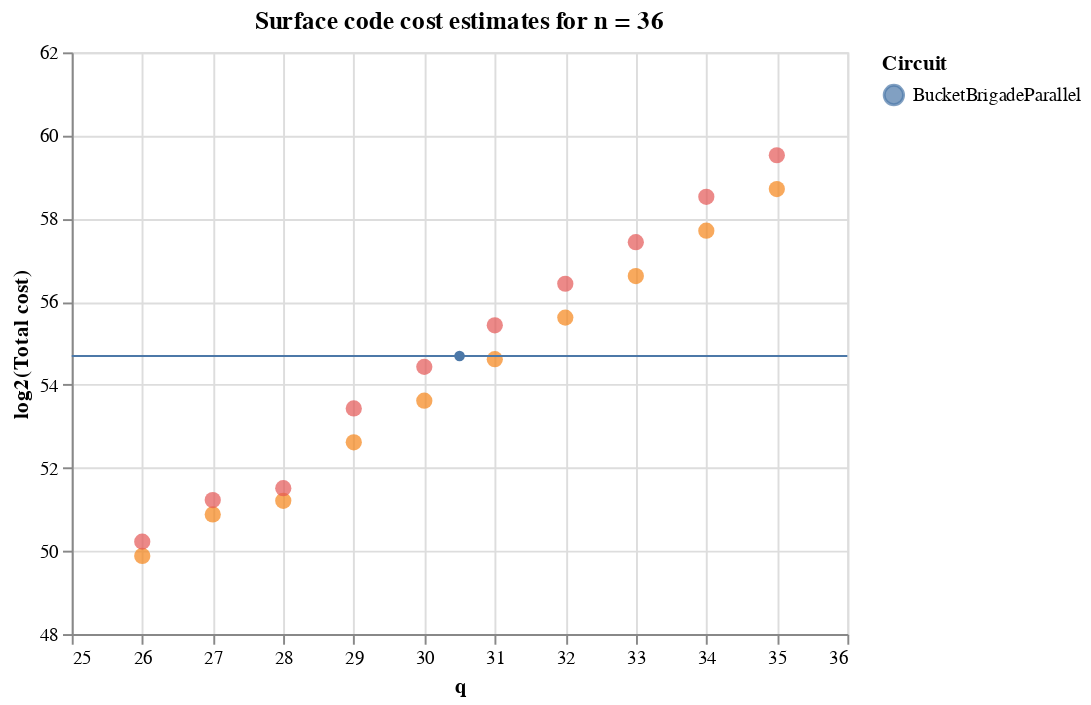

Notebook source saved alongside this figure:
### Code cell
# Space vs. time tradeoff
ldw = df[np.logical_or(df['name'] == 'LargeWidthSmallDepth', df['name'] == 'SmallWidthLargeDepth')]
ldw = ldw[ldw['n'] == 36]

bb = df[df['name'] == 'BucketBrigadeParallel']
bb = bb[bb['n'] == 36]

title = "Surface code cost estimates for n = 36"

points = Chart(ldw, title=title).mark_circle(size=70).encode(
                              x=X('q',
                                  scale=Scale(domain=[25,36]),
                                  axis=Axis(title="q")),
                              y=Y('total_cost',
                                  scale=Scale(domain=[48,62]),
                                  axis=Axis(title="log2(Total cost)")),
                              color=Color('name', legend=Legend(title="Circuit")))

rules = Chart(bb).mark_rule().encode(y='total_cost', 
                              shape='name', color=Color('name', legend=Legend(title="Circuit")))

points + rules

### Figure 1 — Vega-Lite specification as saved in the notebook (floating-point values rounded to 4 significant figures)
{"$schema": "https://vega.github.io/schema/vega-lite/v2.6.0.json", "config": {"view": {"height": 300, "width": 400}}, "datasets": {"data-40c5d55603e417f3070f58ad2ee4eaaf": [{"b1": 0, "b2": 0, "clifford_distance": 12, "clifford_phys_q": 247390116249600, "clifford_time": 6.3e-06, "clifford_total_avg_cycles": 31.5, "cliffords": 5909874999141, "cnot_count": 5360119185261, "depth": 2631, "distill_cycles_per_state": 150, "distill_distances": "[10, 5]", "distill_factories": 8908080318, "distill_logical_q": 2137939276320, "distill_logical_q_per_factory": 240, "distill_phys_q": 168897202829280, "distill_reqd": true, "distill_sim_states": 3, "distill_time": 0.00216, "distill_total_cycles": 10800, "eps": 1, "h_count": 549755813880, "k": 0, "mode": "defect", "n": 36, "n_qubits": 549755813888, "name": "BucketBrigadeParallel", "p_g": 1e-05, "p_in": 0.0001, "q": 0, "safety_factor": 0, "t_count": 1924145348580, "t_depth": 72, "t_sc": 2e-07, "total_cost": 54.69, "total_phys_q": 416287319078880, "total_time": 0.00216}], "data-47b2b78c1c12c30a2e5a6d547de08608": [{"b1": 0, "b2": 0, "clifford_distance": 10, "clifford_phys_q": 1512365359417, "clifford_time": 1.723e-05, "clifford_total_avg_cycles": 86.17, "cliffords": 134083510199, "cnot_count": 115561463735, "depth": 2001, "distill_cycles_per_state": 130, "distill_distances": "[9, 4]", "distill_factories": 101650192, "distill_logical_q": 24396046080, "distill_logical_q_per_factory": 240, "distill_phys_q": 1219802304000, "distill_reqd": true, "distill_sim_states": 2, "distill_time": 0.007072, "distill_total_cycles": 35360, "eps": 1, "h_count": 18522046464, "k": 0, "mode": "defect", "n": 36, "n_qubits": 4831838209, "name": "LargeWidthSmallDepth", "p_g": 1e-05, "p_in": 0.0001, "q": 26, "safety_factor": 0, "t_count": 55297703936, "t_depth": 272, "t_sc": 2e-07, "total_cost": 49.88, "total_phys_q": 2732167663417, "total_time": 0.007072}, {"b1": 0, "b2": 0, "clifford_distance": 10, "clifford_phys_q": 22849, "clifford_time": 1113.0, "clifford_total_avg_cycles": 5567000000.0, "cliffords": 129117454337, "cnot_count": 110595407873, "depth": 127238406145, "distill_cycles_per_state": 130, "distill_distances": "[9, 4]", "distill_factories": 2, "distill_logical_q": 480, "distill_logical_q_per_factory": 240, "distill_phys_q": 24000, "distill_reqd": true, "distill_sim_states": 2, "distill_time": 359400.0, "distill_total_cycles": 2372969431040, "eps": 1, "h_count": 18522046464, "k": 0, "mode": "defect", "n": 36, "n_qubits": 73, "name": "SmallWidthLargeDepth", "p_g": 1e-05, "p_in": 0.0001, "q": 26, "safety_factor": 0, "t_count": 55297703936, "t_depth": 18253611008, "t_sc": 2e-07, "total_cost": 50.22, "total_phys_q": 46849, "total_time": 359400.0}, {"b1": 0, "b2": 0, "clifford_distance": 10, "clifford_phys_q": 3024730718521, "clifford_time": 1.723e-05, "clifford_total_avg_cycles": 86.17, "cliffords": 268167020471, "cnot_count": 231122927543, "depth": 2005, "distill_cycles_per_state": 130, "distill_distances": "[9, 4]", "distill_factories": 203300383, "distill_logical_q": 48792091920, "distill_logical_q_per_factory": 240, "distill_phys_q": 2439604596000, "distill_reqd": true, "distill_sim_states": 2, "distill_time": 0.007072, "distill_total_cycles": 35360, "eps": 1, "h_count": 37044092928, "k": 0, "mode": "defect", "n": 36, "n_qubits": 9663676417, "name": "LargeWidthSmallDepth", "p_g": 1e-05, "p_in": 0.0001, "q": 27, "safety_factor": 0, "t_count": 110595407872, "t_depth": 272, "t_sc": 2e-07, "total_cost": 50.88, "total_phys_q": 5464335314521, "total_time": 0.007072}, {"b1": 0, "b2": 0, "clifford_distance": 10, "clifford_phys_q": 22849, "clifford_time": 2227.0, "clifford_total_avg_cycles": 11130000000.0, "cliffords": 258234908673, "cnot_count": 221190815745, "depth": 254476812289, "distill_cycles_per_state": 130, "distill_distances": "[9, 4]", "distill_factories": 2, "distill_logical_q": 480, "distill_logical_q_per_factory": 240, "distill_phys_q": 24000, "distill_reqd": true, "distill_sim_states": 2, "distill_time": 718900.0, "distill_total_cycles": 4745938862080, "eps": 1, "h_count": 37044092928, "k": 0, "mode": "defect", "n": 36, "n_qubits": 73, "name": "SmallWidthLargeDepth", "p_g": 1e-05, "p_in": 0.0001, "q": 27, "safety_factor": 0, "t_count": 110595407872, "t_depth": 36507222016, "t_sc": 2e-07, "total_cost": 51.22, "total_phys_q": 46849, "total_time": 718900.0}, {"b1": 0, "b2": 0, "clifford_distance": 11, "clifford_phys_q": 7325066723707, "clifford_time": 1.8e-05, "clifford_total_avg_cycles": 90.0, "cliffords": 536334041015, "cnot_count": 462245855159, "depth": 2009, "distill_cycles_per_state": 140, "distill_distances": "[9, 5]", "distill_factories": 203300383, "distill_logical_q": 48792091920, "distill_logical_q_per_factory": 240, "distill_phys_q": 3854575261680, "distill_reqd": true, "distill_sim_states": 4, "distill_time": 0.007616, "distill_total_cycles": 38080, "eps": 1, "h_count": 74088185856, "k": 0, "mode": "defect", "n": 36, "n_qubits": 19327352833, "name": "LargeWidthSmallDepth", "p_g": 1e-05, "p_in": 0.0001, "q": 28, "safety_factor": 0, "t_count": 221190815744, "t_depth": 272, "t_sc": 2e-07, "total_cost": 51.21, "total_phys_q": 11179641985387, "total_time": 0.007616}, {"b1": 0, "b2": 0, "clifford_distance": 11, "clifford_phys_q": 27667, "clifford_time": 4657.0, "clifford_total_avg_cycles": 23280000000.0, "cliffords": 516469817345, "cnot_count": 442381631489, "depth": 508953624577, "distill_cycles_per_state": 140, "distill_distances": "[9, 5]", "distill_factories": 1, "distill_logical_q": 240, "distill_logical_q_per_factory": 240, "distill_phys_q": 18960, "distill_reqd": true, "distill_sim_states": 4, "distill_time": 1548000.0, "distill_total_cycles": 10222022164480, "eps": 1, "h_count": 74088185856, "k": 0, "mode": "defect", "n": 36, "n_qubits": 73, "name": "SmallWidthLargeDepth", "p_g": 1e-05, "p_in": 0.0001, "q": 28, "safety_factor": 0, "t_count": 221190815744, "t_depth": 73014444032, "t_sc": 2e-07, "total_cost": 51.51, "total_phys_q": 46627, "total_time": 1548000.0}, {"b1": 0, "b2": 0, "clifford_distance": 11, "clifford_phys_q": 14650133447035, "clifford_time": 1.8e-05, "clifford_total_avg_cycles": 90.0, "cliffords": 1072668082103, "cnot_count": 924491710391, "depth": 2013, "distill_cycles_per_state": 150, "distill_distances": "[10, 5]", "distill_factories": 542134353, "distill_logical_q": 130112244720, "distill_logical_q_per_factory": 240, "distill_phys_q": 10278867332880, "distill_reqd": true, "distill_sim_states": 3, "distill_time": 0.00816, "distill_total_cycles": 40800, "eps": 1, "h_count": 148176371712, "k": 0, "mode": "defect", "n": 36, "n_qubits": 38654705665, "name": "LargeWidthSmallDepth", "p_g": 1e-05, "p_in": 0.0001, "q": 29, "safety_factor": 0, "t_count": 442381631488, "t_depth": 272, "t_sc": 2e-07, "total_cost": 52.62, "total_phys_q": 24929000779915, "total_time": 0.00816}, {"b1": 0, "b2": 0, "clifford_distance": 11, "clifford_phys_q": 27667, "clifford_time": 9314.0, "clifford_total_avg_cycles": 46570000000.0, "cliffords": 1032939634689, "cnot_count": 884763262977, "depth": 1017907249153, "distill_cycles_per_state": 150, "distill_distances": "[10, 5]", "distill_factories": 2, "distill_logical_q": 480, "distill_logical_q_per_factory": 240, "distill_phys_q": 37920, "distill_reqd": true, "distill_sim_states": 3, "distill_time": 2212000.0, "distill_total_cycles": 21904333209600, "eps": 1, "h_count": 148176371712, "k": 0, "mode": "defect", "n": 36, "n_qubits": 73, "name": "SmallWidthLargeDepth", "p_g": 1e-05, "p_in": 0.0001, "q": 29, "safety_factor": 0, "t_count": 442381631488, "t_depth": 146028888064, "t_sc": 2e-07, "total_cost": 53.43, "total_phys_q": 65587, "total_time": 2212000.0}, {"b1": 0, "b2": 0, "clifford_distance": 11, "clifford_phys_q": 29300266893691, "clifford_time": 1.8e-05, "clifford_total_avg_cycles": 90.0, "cliffords": 2145336164279, "cnot_count": 1848983420855, "depth": 2017, "distill_cycles_per_state": 150, "distill_distances": "[10, 5]", "distill_factories": 1084268705, "distill_logical_q": 260224489200, "distill_logical_q_per_factory": 240, "distill_phys_q": 20557734646800, "distill_reqd": true, "distill_sim_states": 3, "distill_time": 0.00816, "distill_total_cycles": 40800, "eps": 1, "h_count": 296352743424, "k": 0, "mode": "defect", "n": 36, "n_qubits": 77309411329, "name": "LargeWidthSmallDepth", "p_g": 1e-05, "p_in": 0.0001, "q": 30, "safety_factor": 0, "t_count": 884763262976, "t_depth": 272, "t_sc": 2e-07, "total_cost": 53.62, "total_phys_q": 49858001540491, "total_time": 0.00816}, {"b1": 0, "b2": 0, "clifford_distance": 11, "clifford_phys_q": 27667, "clifford_time": 18630.0, "clifford_total_avg_cycles": 93140000000.0, "cliffords": 2065879269377, "cnot_count": 1769526525953, "depth": 2035814498305, "distill_cycles_per_state": 150, "distill_distances": "[10, 5]", "distill_factories": 2, "distill_logical_q": 480, "distill_logical_q_per_factory": 240, "distill_phys_q": 37920, "distill_reqd": true, "distill_sim_states": 3, "distill_time": 4424000.0, "distill_total_cycles": 43808666419200, "eps": 1, "h_count": 296352743424, "k": 0, "mode": "defect", "n": 36, "n_qubits": 73, "name": "SmallWidthLargeDepth", "p_g": 1e-05, "p_in": 0.0001, "q": 30, "safety_factor": 0, "t_count": 884763262976, "t_depth": 292057776128, "t_sc": 2e-07, "total_cost": 54.43, "total_phys_q": 65587, "total_time": 4424000.0}, {"b1": 0, "b2": 0, "clifford_distance": 12, "clifford_phys_q": 69578470195650, "clifford_time": 1.877e-05, "clifford_total_avg_cycles": 93.83, "cliffords": 4290672328631, "cnot_count": 3697966841783, "depth": 2021, "distill_cycles_per_state": 150, "distill_distances": "[10, 5]", "distill_factories": 2168537410, "distill_logical_q": 520448978400, "distill_logical_q_per_factory": 240, "distill_phys_q": 41115469293600, "distill_reqd": true, "distill_sim_states": 3, "distill_time": 0.00816, "distill_total_cycles": 40800, "eps": 1, "h_count": 592705486848, "k": 0, "mode": "defect", "n": 36, "n_qubits": 154618822657, "name": "LargeWidthSmallDepth", "p_g": 1e-05, "p_in": 0.0001, "q": 31, "safety_factor": 0, "t_count": 1769526525952, "t_depth": 272, "t_sc": 2e-07, "total_cost": 54.62, "total_phys_q": 110693939489250, "total_time": 0.00816}, {"b1": 0, "b2": 0, "clifford_distance": 12, "clifford_phys_q": 32850, "clifford_time": 38880.0, "clifford_total_avg_cycles": 194400000000.0, "cliffords": 4131758538753, "cnot_count": 3539053051905, "depth": 4071628996609, "distill_cycles_per_state": 150, "distill_distances": "[10, 5]", "distill_factories": 2, "distill_logical_q": 480, "distill_logical_q_per_factory": 240, "distill_phys_q": 37920, "distill_reqd": true, "distill_sim_states": 3, "distill_time": 8848000.0, "distill_total_cycles": 87617332838400, "eps": 1, "h_count": 592705486848, "k": 0, "mode": "defect", "n": 36, "n_qubits": 73, "name": "SmallWidthLargeDepth", "p_g": 1e-05, "p_in": 0.0001, "q": 31, "safety_factor": 0, "t_count": 1769526525952, "t_depth": 584115552256, "t_sc": 2e-07, "total_cost": 55.43, "total_phys_q": 70770, "total_time": 8848000.0}, {"b1": 0, "b2": 0, "clifford_distance": 12, "clifford_phys_q": 139156940390850, "clifford_time": 1.877e-05, "clifford_total_avg_cycles": 93.83, "cliffords": 8581344657335, "cnot_count": 7395933683639, "depth": 2025, "distill_cycles_per_state": 150, "distill_distances": "[10, 5]", "distill_factories": 4337074819, "distill_logical_q": 1040897956560, "distill_logical_q_per_factory": 240, "distill_phys_q": 82230938568240, "distill_reqd": true, "distill_sim_states": 3, "distill_time": 0.00816, "distill_total_cycles": 40800, "eps": 1, "h_count": 1185410973696, "k": 0, "mode": "defect", "n": 36, "n_qubits": 309237645313, "name": "LargeWidthSmallDepth", "p_g": 1e-05, "p_in": 0.0001, "q": 32, "safety_factor": 0, "t_count": 3539053051904, "t_depth": 272, "t_sc": 2e-07, "total_cost": 55.62, "total_phys_q": 221387878959090, "total_time": 0.00816}, {"b1": 0, "b2": 0, "clifford_distance": 12, "clifford_phys_q": 32850, "clifford_time": 77760.0, "clifford_total_avg_cycles": 388800000000.0, "cliffords": 8263517077505, "cnot_count": 7078106103809, "depth": 8143257993217, "distill_cycles_per_state": 150, "distill_distances": "[10, 5]", "distill_factories": 2, "distill_logical_q": 480, "distill_logical_q_per_factory": 240, "distill_phys_q": 37920, "distill_reqd": true, "distill_sim_states": 3, "distill_time": 17700000.0, "distill_total_cycles": 175234665676800, "eps": 1, "h_count": 1185410973696, "k": 0, "mode": "defect", "n": 36, "n_qubits": 73, "name": "SmallWidthLargeDepth", "p_g": 1e-05, "p_in": 0.0001, "q": 32, "safety_factor": 0, "t_count": 3539053051904, "t_depth": 1168231104512, "t_sc": 2e-07, "total_cost": 56.43, "total_phys_q": 70770, "total_time": 17700000.0}, {"b1": 0, "b2": 0, "clifford_distance": 12, "clifford_phys_q": 278313880781250, "clifford_time": 1.877e-05, "clifford_total_avg_cycles": 93.83, "cliffords": 17162689314743, "cnot_count": 14791867367351, "depth": 2029, "distill_cycles_per_state": 150, "distill_distances": "[10, 5]", "distill_factories": 8674149638, "distill_logical_q": 2081795913120, "distill_logical_q_per_factory": 240, "distill_phys_q": 164461877136480, "distill_reqd": true, "distill_sim_states": 3, "distill_time": 0.00816, "distill_total_cycles": 40800, "eps": 1, "h_count": 2370821947392, "k": 0, "mode": "defect", "n": 36, "n_qubits": 618475290625, "name": "LargeWidthSmallDepth", "p_g": 1e-05, "p_in": 0.0001, "q": 33, "safety_factor": 0, "t_count": 7078106103808, "t_depth": 272, "t_sc": 2e-07, "total_cost": 56.62, "total_phys_q": 442775757917730, "total_time": 0.00816}, {"b1": 0, "b2": 0, "clifford_distance": 12, "clifford_phys_q": 32850, "clifford_time": 155500.0, "clifford_total_avg_cycles": 777600000000.0, "cliffords": 16527034155009, "cnot_count": 14156212207617, "depth": 16286515986433, "distill_cycles_per_state": 150, "distill_distances": "[10, 5]", "distill_factories": 2, "distill_logical_q": 480, "distill_logical_q_per_factory": 240, "distill_phys_q": 37920, "distill_reqd": true, "distill_sim_states": 3, "distill_time": 35390000.0, "distill_total_cycles": 350469331353600, "eps": 1, "h_count": 2370821947392, "k": 0, "mode": "defect", "n": 36, "n_qubits": 73, "name": "SmallWidthLargeDepth", "p_g": 1e-05, "p_in": 0.0001, "q": 33, "safety_factor": 0, "t_count": 7078106103808, "t_depth": 2336462209024, "t_sc": 2e-07, "total_cost": 57.43, "total_phys_q": 70770, "total_time": 35390000.0}, {"b1": 0, "b2": 0, "clifford_distance": 12, "clifford_phys_q": 556627761562050, "clifford_time": 1.877e-05, "clifford_total_avg_cycles": 93.83, "cliffords": 34325378629559, "cnot_count": 29583734734775, "depth": 2033, "distill_cycles_per_state": 160, "distill_distances": "[11, 5]", "distill_factories": 17348299275, "distill_logical_q": 4163591826000, "distill_logical_q_per_factory": 240, "distill_phys_q": 328923754254000, "distill_reqd": true, "distill_sim_states": 3, "distill_time": 0.008704, "distill_total_cycles": 43520, "eps": 1, "h_count": 4741643894784, "k": 0, "mode": "defect", "n": 36, "n_qubits": 1236950581249, "name": "LargeWidthSmallDepth", "p_g": 1e-05, "p_in": 0.0001, "q": 34, "safety_factor": 0, "t_count": 14156212207616, "t_depth": 272, "t_sc": 2e-07, "total_cost": 57.71, "total_phys_q": 885551515816050, "total_time": 0.008704}, {"b1": 0, "b2": 0, "clifford_distance": 12, "clifford_phys_q": 32850, "clifford_time": 311000.0, "clifford_total_avg_cycles": 1555000000000.0, "cliffords": 33054068310017, "cnot_count": 28312424415233, "depth": 32573031972865, "distill_cycles_per_state": 160, "distill_distances": "[11, 5]", "distill_factories": 2, "distill_logical_q": 480, "distill_logical_q_per_factory": 240, "distill_phys_q": 37920, "distill_reqd": true, "distill_sim_states": 3, "distill_time": 75500000.0, "distill_total_cycles": 747667906887680, "eps": 1, "h_count": 4741643894784, "k": 0, "mode": "defect", "n": 36, "n_qubits": 73, "name": "SmallWidthLargeDepth", "p_g": 1e-05, "p_in": 0.0001, "q": 34, "safety_factor": 0, "t_count": 14156212207616, "t_depth": 4672924418048, "t_sc": 2e-07, "total_cost": 58.52, "total_phys_q": 70770, "total_time": 75500000.0}, {"b1": 0, "b2": 0, "clifford_distance": 13, "clifford_phys_q": 1308693714960913, "clifford_time": 1.953e-05, "clifford_total_avg_cycles": 97.67, "cliffords": 68650757259191, "cnot_count": 59167469469623, "depth": 2037, "distill_cycles_per_state": 160, "distill_distances": "[11, 5]", "distill_factories": 34696598549, "distill_logical_q": 8327183651760, "distill_logical_q_per_factory": 240, "distill_phys_q": 657847508489040, "distill_reqd": true, "distill_sim_states": 3, "distill_time": 0.008704, "distill_total_cycles": 43520, "eps": 1, "h_count": 9483287789568, "k": 0, "mode": "defect", "n": 36, "n_qubits": 2473901162497, "name": "LargeWidthSmallDepth", "p_g": 1e-05, "p_in": 0.0001, "q": 35, "safety_factor": 0, "t_count": 28312424415232, "t_depth": 272, "t_sc": 2e-07, "total_cost": 58.71, "total_phys_q": 1967000000000000.0, "total_time": 0.008704}, {"b1": 0, "b2": 0, "clifford_distance": 13, "clifford_phys_q": 38617, "clifford_time": 648000.0, "clifford_total_avg_cycles": 3240000000000.0, "cliffords": 66108136620033, "cnot_count": 56624848830465, "depth": 65146063945729, "distill_cycles_per_state": 160, "distill_distances": "[11, 5]", "distill_factories": 2, "distill_logical_q": 480, "distill_logical_q_per_factory": 240, "distill_phys_q": 37920, "distill_reqd": true, "distill_sim_states": 3, "distill_time": 151000000.0, "distill_total_cycles": 1495335813775360, "eps": 1, "h_count": 9483287789568, "k": 0, "mode": "defect", "n": 36, "n_qubits": 73, "name": "SmallWidthLargeDepth", "p_g": 1e-05, "p_in": 0.0001, "q": 35, "safety_factor": 0, "t_count": 28312424415232, "t_depth": 9345848836096, "t_sc": 2e-07, "total_cost": 59.52, "total_phys_q": 76537, "total_time": 151000000.0}]}, "layer": [{"data": {"name": "data-47b2b78c1c12c30a2e5a6d547de08608"}, "encoding": {"color": {"field": "name", "legend": {"title": "Circuit"}, "type": "nominal"}, "x": {"axis": {"title": "q"}, "field": "q", "scale": {"domain": [25, 36]}, "type": "quantitative"}, "y": {"axis": {"title": "log2(Total cost)"}, "field": "total_cost", "scale": {"domain": [48, 62]}, "type": "quantitative"}}, "mark": {"size": 70, "type": "circle"}, "title": "Surface code cost estimates for n = 36"}, {"data": {"name": "data-40c5d55603e417f3070f58ad2ee4eaaf"}, "encoding": {"color": {"field": "name", "legend": {"title": "Circuit"}, "type": "nominal"}, "shape": {"field": "name", "type": "nominal"}, "y": {"field": "total_cost", "type": "quantitative"}}, "mark": "rule"}]}
